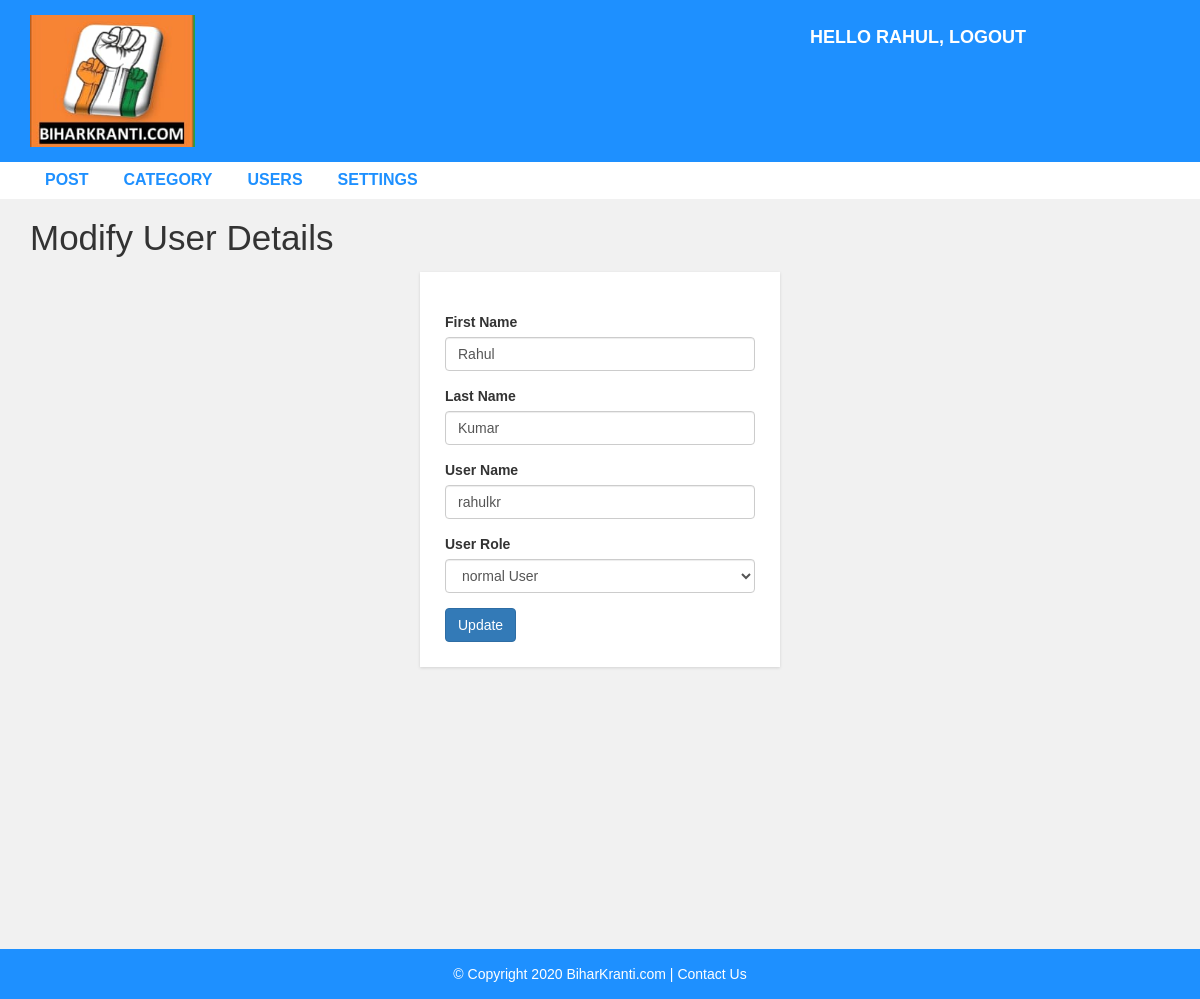
Screenshot of /admin/update-user.php?id=41 (signed in) with the database file from the repository.
### tables this page shows
CREATE TABLE `user` (
  `user_id` int(10) UNSIGNED NOT NULL,
  `first_name` varchar(30) NOT NULL,
  `last_name` varchar(30) NOT NULL,
  `username` varchar(30) DEFAULT NULL,
  `password` varchar(40) DEFAULT NULL,
  `role` int(11) NOT NULL
);

### admin/update-user.php (the view, shortened to what this page needs)
<?php include "header.php";
?>
  <div id="admin-content">
      <div class="container">
          <div class="row">
              <div class="col-md-12">
                  <h1 class="admin-heading">Modify User Details</h1>
              </div>
              <div class="col-md-offset-4 col-md-4">
                <?php
                include "config.php";
                $user_id = $_GET['id'];
                $sql = "SELECT * FROM user WHERE user_id = {$user_id}";
                $result = mysqli_query($conn, $sql) or die("Query Failed.");
                if(mysqli_num_rows($result) > 0){
                  while($row = mysqli_fetch_assoc($result)){
                ?>
                  <form  action="<?php $_SERVER['PHP_SELF']; ?>" method ="POST">
                          <div class="form-group">
                          <label>First Name</label>
                          <input type="text" name="f_name" class="form-control" value="<?php echo $row['first_name'];  ?>" required>
                      </div>
                      <div class="form-group">
                          <label>Last Name</label>
                          <input type="text" name="l_name" class="form-control" value="<?php echo $row['last_name'];  ?>" required>
                      </div>
                      <div class="form-group">
                          <label>User Name</label>
                          <input type="text" name="username" class="form-control" value="<?php echo $row['username'];  ?>" placeholder="" required>
                      </div>
                      <div class="form-group">
                          <label>User Role</label>
                          <select class="form-control" name="role" value="<?php echo $row['role']; ?>">
                            <?php
                              if($row['role'] == 1){
                                echo "<option value='0'>normal User</option>
                                      <option value='1' selected>Admin</option>";
                              }else{
                                echo "<option value='0' selected>normal User</option>
                                      <option value='1'>Admin</option>";
                              }
                            ?>
                          </select>
                      </div>
                      <input type="submit" name="submit" class="btn btn-primary" value="Update" required />
                  </form>
                  <?php
                }
              }
                   ?>
              </div>
          </div>
      </div>
  </div>
<?php include "footer.php"; ?>

### css/style.css (style rules this page uses)
body { background: #f1f1f1; font-family: sans-serif,arial,Helvetica; }
#admin-content { padding: 20px 0; min-height: 750px; }
#admin-content .admin-heading { font-size: 35px; margin: 0 0 15px; }
form { background: #fff; padding: 25px; box-shadow:0 1px 3px rgba(0, 0, 0, 0.13); }

### rows the page displays
user: f_name "Rahul", l_name "Kumar", username "rahulkr", role "normal User"

### other values shown
$_SESSION["username"] "RAHUL"
